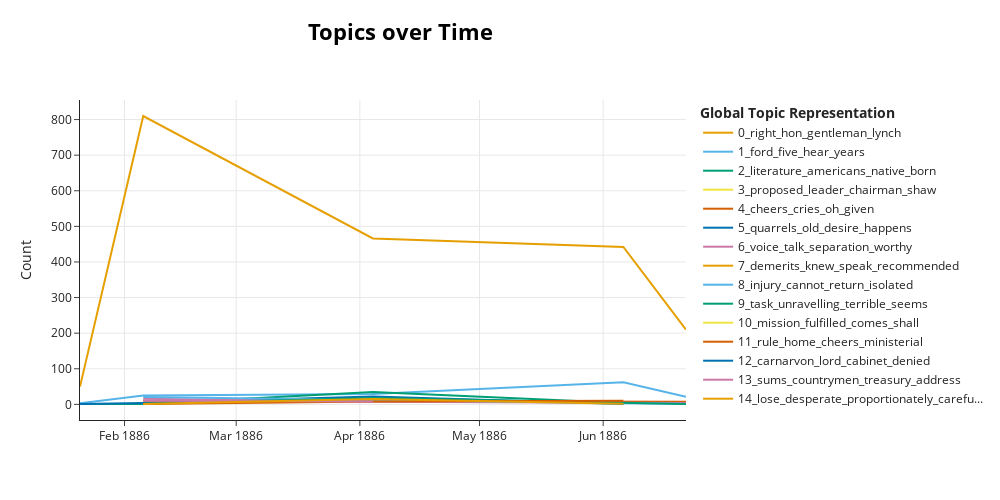

Source (notebook cell):
### Code cell
model_years_time = bertopic_time(df_year_range, model_years)
model_years_time

### Figure 1 — Plotly figure (JSON) as saved in the notebook; plotly's stock layout.template omitted (floating-point values rounded to 4 significant figures)
{"data": [{"hoverinfo": "text", "hovertext": ["<b>Topic 0</b><br>Words: rents, tenants, agricultural, reduction, cent", "<b>Topic 0</b><br>Words: lynch, oshea, galway, captain, party", "<b>Topic 0</b><br>Words: right, hon, gentleman, bill, lord", "<b>Topic 0</b><br>Words: ulster, right, hon, parliament, gentleman", "<b>Topic 0</b><br>Words: gladstone, great, bill, cheers, people"], "marker": {"color": "#E69F00"}, "mode": "lines", "name": "0_right_hon_gentleman_lynch", "type": "scatter", "x": ["1886-01-20T20:13:55.200000", "1886-02-05T16:48:00", "1886-04-04T06:24:00", "1886-06-06T01:36:00", "1886-06-21T18:24:00"], "y": [50, 810, 466, 442, 210]}, {"hoverinfo": "text", "hovertext": ["<b>Topic 1</b><br>Words: vague, inaccurate, denied, experience, ford", "<b>Topic 1</b><br>Words: heard, remarkable, lecture, fact, seldom", "<b>Topic 1</b><br>Words: ford, troubles, quite, policy, agree", "<b>Topic 1</b><br>Words: five, hear, years, ford, creeds", "<b>Topic 1</b><br>Words: denied, well, assertion, gone, deny"], "marker": {"color": "#56B4E9"}, "mode": "lines", "name": "1_ford_five_hear_years", "type": "scatter", "x": ["1886-01-20T20:13:55.200000", "1886-02-05T16:48:00", "1886-04-04T06:24:00", "1886-06-06T01:36:00", "1886-06-21T18:24:00"], "y": [3, 25, 29, 62, 21]}, {"hoverinfo": "text", "hovertext": ["<b>Topic 2</b><br>Words: newspaper, tells, reported, american, newspapers", "<b>Topic 2</b><br>Words: chapters, describing, incidents, written, remain", "<b>Topic 2</b><br>Words: literature, americans, native, born, american", "<b>Topic 2</b><br>Words: reported, newspapers, represent, local, facts"], "marker": {"color": "#009E73"}, "mode": "lines", "name": "2_literature_americans_native_born", "type": "scatter", "x": ["1886-01-20T20:13:55.200000", "1886-02-05T16:48:00", "1886-04-04T06:24:00", "1886-06-06T01:36:00"], "y": [1, 1, 35, 4]}, {"hoverinfo": "text", "hovertext": ["<b>Topic 3</b><br>Words: proposed, leader, chairman, shaw, nominated"], "marker": {"color": "#F0E442"}, "mode": "lines", "name": "3_proposed_leader_chairman_shaw", "type": "scatter", "x": ["1886-02-05T16:48:00"], "y": [36]}, {"hoverinfo": "text", "hovertext": ["<b>Topic 4</b><br>Words: cheers, given, also, concluding, response", "<b>Topic 4</b><br>Words: cheers, oh, cries, counter, given", "<b>Topic 4</b><br>Words: cheers, cries, oh, ironical, counter", "<b>Topic 4</b><br>Words: cries, cheers, counter, minutes, jolly"], "marker": {"color": "#D55E00"}, "mode": "lines", "name": "4_cheers_cries_oh_given", "type": "scatter", "x": ["1886-02-05T16:48:00", "1886-04-04T06:24:00", "1886-06-06T01:36:00", "1886-06-21T18:24:00"], "y": [10, 9, 7, 7]}, {"hoverinfo": "text", "hovertext": ["<b>Topic 5</b><br>Words: contest, desire, quarrels, old, happens", "<b>Topic 5</b><br>Words: quarrels, old, desire, happens, defeated", "<b>Topic 5</b><br>Words: quarrels, old, happens, desire, defeated", "<b>Topic 5</b><br>Words: prejudge, desire, question, quarrels, old"], "marker": {"color": "#0072B2"}, "mode": "lines", "name": "5_quarrels_old_desire_happens", "type": "scatter", "x": ["1886-01-20T20:13:55.200000", "1886-02-05T16:48:00", "1886-04-04T06:24:00", "1886-06-06T01:36:00"], "y": [1, 4, 22, 1]}, {"hoverinfo": "text", "hovertext": ["<b>Topic 6</b><br>Words: voice, worthy, welcome, talk, separation", "<b>Topic 6</b><br>Words: talk, separation, voice, worthy, welcome", "<b>Topic 6</b><br>Words: voice, talk, separation, utterance, hollowest"], "marker": {"color": "#CC79A7"}, "mode": "lines", "name": "6_voice_talk_separation_worthy", "type": "scatter", "x": ["1886-02-05T16:48:00", "1886-04-04T06:24:00", "1886-06-21T18:24:00"], "y": [16, 7, 4]}, {"hoverinfo": "text", "hovertext": ["<b>Topic 7</b><br>Words: demerits, knew, speak, recommended, best"], "marker": {"color": "#E69F00"}, "mode": "lines", "name": "7_demerits_knew_speak_recommended", "type": "scatter", "x": ["1886-02-05T16:48:00"], "y": [24]}, {"hoverinfo": "text", "hovertext": ["<b>Topic 8</b><br>Words: injury, cannot, return, isolated, claim", "<b>Topic 8</b><br>Words: keeping, nations, dispute, injury, responsibility"], "marker": {"color": "#56B4E9"}, "mode": "lines", "name": "8_injury_cannot_return_isolated", "type": "scatter", "x": ["1886-02-05T16:48:00", "1886-06-21T18:24:00"], "y": [21, 1]}, {"hoverinfo": "text", "hovertext": ["<b>Topic 9</b><br>Words: strain, arbitrary, bear, long, power", "<b>Topic 9</b><br>Words: task, unravelling, terrible, seems, devoted", "<b>Topic 9</b><br>Words: mass, detail, enormous, assembled, consequence"], "marker": {"color": "#009E73"}, "mode": "lines", "name": "9_task_unravelling_terrible_seems", "type": "scatter", "x": ["1886-02-05T16:48:00", "1886-04-04T06:24:00", "1886-06-21T18:24:00"], "y": [2, 18, 1]}, {"hoverinfo": "text", "hovertext": ["<b>Topic 10</b><br>Words: mission, fulfilled, comes, shall, day"], "marker": {"color": "#F0E442"}, "mode": "lines", "name": "10_mission_fulfilled_comes_shall", "type": "scatter", "x": ["1886-02-05T16:48:00"], "y": [20]}, {"hoverinfo": "text", "hovertext": ["<b>Topic 11</b><br>Words: rule, home, ditch, soon, going", "<b>Topic 11</b><br>Words: rule, home, cheers, oh, ministerial", "<b>Topic 11</b><br>Words: rule, home, cheers, ministerial, loud"], "marker": {"color": "#D55E00"}, "mode": "lines", "name": "11_rule_home_cheers_ministerial", "type": "scatter", "x": ["1886-02-05T16:48:00", "1886-04-04T06:24:00", "1886-06-06T01:36:00"], "y": [1, 8, 10]}, {"hoverinfo": "text", "hovertext": ["<b>Topic 12</b><br>Words: carnarvon, lord, cabinet, denied, statutory"], "marker": {"color": "#0072B2"}, "mode": "lines", "name": "12_carnarvon_lord_cabinet_denied", "type": "scatter", "x": ["1886-06-21T18:24:00"], "y": [19]}, {"hoverinfo": "text", "hovertext": ["<b>Topic 13</b><br>Words: countrymen, address, several, gentlemen, desire", "<b>Topic 13</b><br>Words: sums, treasury, various, borrow, purposes"], "marker": {"color": "#CC79A7"}, "mode": "lines", "name": "13_sums_countrymen_treasury_address", "type": "scatter", "x": ["1886-02-05T16:48:00", "1886-04-04T06:24:00"], "y": [10, 8]}, {"hoverinfo": "text", "hovertext": ["<b>Topic 14</b><br>Words: behave, parnellite, promised, lose, good", "<b>Topic 14</b><br>Words: lose, proportionately, desperate, careful, constitution", "<b>Topic 14</b><br>Words: submit, never, people, lose, desperate"], "marker": {"color": "#E69F00"}, "mode": "lines", "name": "14_lose_desperate_proportionately_carefu...", "type": "scatter", "x": ["1886-02-05T16:48:00", "1886-04-04T06:24:00", "1886-06-06T01:36:00"], "y": [1, 15, 2]}], "layout": {"height": 500, "hoverlabel": {"bgcolor": "white", "font": {"family": "Rockwell", "size": 16}}, "legend": {"title": {"text": "<b>Global Topic Representation"}}, "title": {"font": {"color": "Black", "size": 22}, "text": "<b>Topics over Time</b>", "x": 0.4, "xanchor": "center", "y": 0.95, "yanchor": "top"}, "width": 1000, "xaxis": {"showgrid": true}, "yaxis": {"showgrid": true, "title": {"text": "Count"}}}}
